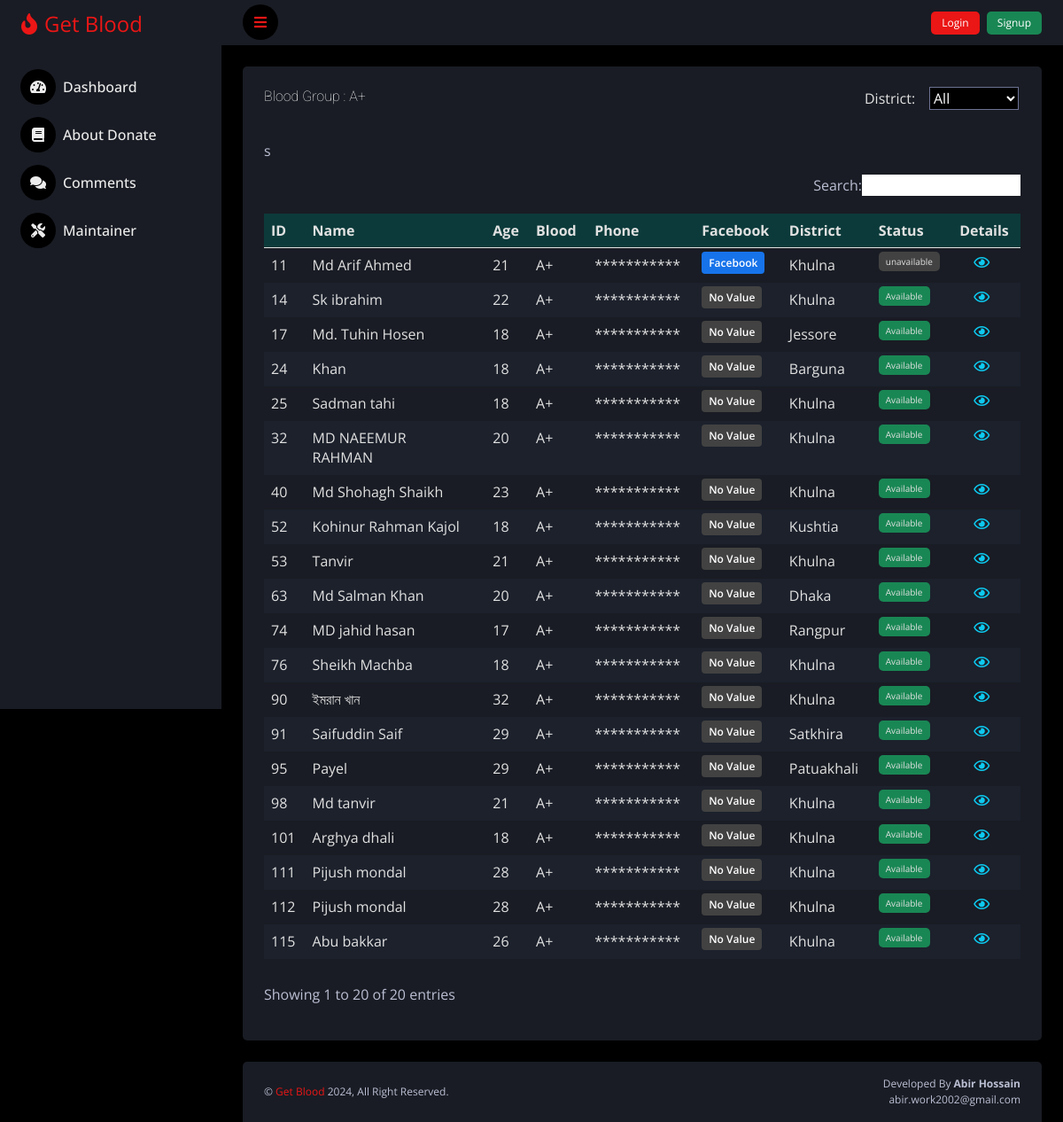
/index.php/search/a_positive, run on the app's committed database.
### tables this page shows
CREATE TABLE `tbl_blood` (
  `id` int(11) NOT NULL,
  `name` varchar(100) NOT NULL,
  `group_name` varchar(3) NOT NULL,
  `city` varchar(20) NOT NULL,
  `district` varchar(20) NOT NULL,
  `street` varchar(200) NOT NULL,
  `phone` varchar(11) NOT NULL,
  `age` varchar(3) NOT NULL,
  `type` varchar(10) NOT NULL DEFAULT 'Donor',
  `gender` varchar(10) NOT NULL,
  `status` varchar(12) NOT NULL DEFAULT 'Available',
  `password` varchar(12) NOT NULL,
  `facebook` varchar(255) DEFAULT NULL,
  `number_security` varchar(5) DEFAULT 'on',
  `last_donate_date` date DEFAULT NULL
);

### application/controllers/Search.php (called while the page is built, shortened)
<?php
class Search extends CI_Controller
{
     public function a_positive()
     {
          $data['table_title'] = 'Blood Group : A+';
          $this->load->model('Search_user');
          $data['user_data'] = $this->Search_user->show_a_positive();
          $this->load->view('table', $data);
     }
}

### index.php (called while the page is built, shortened)
<?php
require_once BASEPATH.'core/CodeIgniter.php';

### application/models/Search_user.php (called while the page is built, shortened)
<?php
class Search_user extends CI_Model
{
	public function show_a_positive()
	{
		$this->db->where('group_name', 'A+');
		$query = $this->db->get('tbl_blood');
		return $query;
	}
}

### application/views/table.php (the view, shortened to what this page needs)
<div id="clickId" class="container-fluid position-relative d-flex p-0">
    <div class="content">
        <div class="container-fluid pt-4 px-4">
            <div class="row">
                <div class="col-12">
                    <div class="bg-secondary rounded h-100 p-4  position-relative">
                        <div class="d-flex align-items-center mb-4 j-570-b ">
                            <h6 class="mb-0 fw-lighter me-5"><?php echo $table_title; ?></h6>
                        </div>
                        <div class="table-responsive py-3">
                            <table class="table table-desktop-view pt-5" style="display: none;">
                                <thead>
                                    <tr style="background: #0c3a3a;">
                                        <th scope="col">ID</th>
                                        <th scope="col">Name</th>
                                        <th scope="col">Age</th>
                                        <th scope="col">Blood</th>
                                        <th scope="col">Phone</th>
                                        <th scope="col">Facebook</th>
                                        <th scope="col">District</th>
                                        <th scope="col">Status</th>
                                        <th scope="col">Details</th>
                                    </tr>
                                </thead>
                                <tbody>
                                    <?php
                                    foreach ($user_data->result() as $row) {
                                    ?>
                                        <tr>
                                            <td><?php echo $row->id; ?></td>
                                            <td class="td-name"><?php echo $row->name; ?></td>
                                            <td><?php echo $row->age; ?></td>
                                            <td><?php echo $row->group_name; ?></td>
                                            <td>
                                                <?php if ($row->status == 'Available' && isset($_SESSION['username'])) {
                                                    echo isset($row->number_security) ? $row->phone : '***********';
                                                } else {
                                                    echo '***********';
                                                }
                                                ?>
                                            </td>
                                            <td>
                                                <?php if (isset($_SESSION['username'])) { ?>
                                                    <?php
                                                    if ($row->facebook != null) {
                                                        echo '<a class="facebook-link fs-12 p-1 px-2" href="' . $row->facebook . '">Facebook</a>';
                                                    } else {
                                                        echo '<a class="facebook-link bg-gray fs-12 p-1 px-2 " href="javascript:;">No Value</a>';
                                                    }
                                                    ?>
                                                <?php }else{?>
                                                    <?php
                                                    if ($row->facebook != null) {
                                                        echo '<a class="facebook-link fs-12 p-1 px-2" onclick="warning()" href="javascript:;">Facebook</a>';
                                                    } else {
                                                        echo '<a class="facebook-link bg-gray fs-12 p-1 px-2 " href="javascript:;">No Value</a>';
                                                    }
                                                    ?>
                                                <?php }?>
                                            </td>
                                            <td><?php echo $row->district; ?></td>
                                            <td>
                                                <?php
                                                if ($row->status == null) {
                                                    echo "";
                                                } else {
                                                    if ($row->status == 'Available') {
                                                        echo "<span class='bg-success p-1 px-2 rounded fs-10'>$row->status</span>";
                                                    } else {
                                                        echo "<span class='bg-gray p-1 px-2 rounded fs-10'>$row->status</span>";
                                                    }
                                                }
                                                ?>
                                            </td>
                                            <td class="ps-4">
                                                <?php if (isset($_SESSION['username'])) { ?>
                                                    <a class="text-info  md-ripples px-3" href="<?php echo base_url() ?>donor-profile/<?php echo $row->id; ?>"><i class="far fa-eye"></i></a>
                                                <?php } else { ?>
                                                    <a class="text-info" onclick="warning()" href="javascript:;"><i class="far fa-eye"></i></a>
                                                <?php } ?>
                                            </td>
                                        </tr>
                                    <?php } ?>
                                </tbody>
                                <tfoot>
                                    <tr>
                                        <th></th>
                                    </tr>
                                </tfoot>
                            </table>
                        </div>
                    </div>
                </div>
            </div>
        </div>
    </div>
</div>

### assets/css/style.css (style rules this page uses)
* { margin: 0; padding: 0; }
body { color: #bbbfd3!important; }
.bg-gray { background-color: #424242 !important; }
.fs-10 { font-size: 10px; }
.fs-12 { font-size:12px; }
.table { color: #e1e1e1 !important; border-color: transparent !important; }
tr:nth-child(even) { background-color: #1c212c; }
.facebook-link { color: #ffffff; background: #1773EA; font-weight: 600; padding: 1px 10px; border-radius: 4px; }

### application/views/table.php (style rules this page uses)
tfoot { position: absolute; top: 15px; right: 18px; }
tfoot:before { content: "District:"; background: #d51c1c00; position: absolute; top: 0; left: -65px; width: 100%; height: 100%; display: flex; align-items: center; }
.table>thead { border-bottom: 1px solid; }
.td-name { display: block; width: 190px; }

### data on the page
tbl_blood: id "11", name "Md Arif Ahmed", age "21", group_name "A+", shows "Facebook", district "Khulna", status "unavailable"
tbl_blood: id "14", name "Sk ibrahim", age "22", group_name "A+", shows "No Value", district "Khulna", status "Available"
tbl_blood: id "17", name "Md. Tuhin Hosen", age "18", group_name "A+", shows "No Value", district "Jessore", status "Available"
tbl_blood: id "24", name "Khan", age "18", group_name "A+", shows "No Value", district "Barguna", status "Available"
tbl_blood: id "25", name "Sadman tahi", age "18", group_name "A+", shows "No Value", district "Khulna", status "Available"
tbl_blood: id "32", name "MD NAEEMUR RAHMAN", age "20", group_name "A+", facebook "No Value", district "Khulna", status "Available"
tbl_blood: id "40", name "Md Shohagh Shaikh", age "23", group_name "A+", shows "No Value", district "Khulna", status "Available"
tbl_blood: id "52", name "Kohinur Rahman Kajol", age "18", group_name "A+", shows "No Value", district "Kushtia", status "Available"
tbl_blood: id "53", name "Tanvir", age "21", group_name "A+", shows "No Value", district "Khulna", status "Available"
tbl_blood: id "63", name "Md Salman Khan", age "20", group_name "A+", shows "No Value", district "Dhaka", status "Available"
tbl_blood: id "74", name "MD jahid hasan", age "17", group_name "A+", shows "No Value", district "Rangpur", status "Available"
tbl_blood: id "76", name "Sheikh Machba", age "18", group_name "A+", shows "No Value", district "Khulna", status "Available"
tbl_blood: id "90", name "ইমরান খান", age "32", group_name "A+", shows "No Value", district "Khulna", status "Available"
tbl_blood: id "91", name "Saifuddin Saif", age "29", group_name "A+", shows "No Value", district "Satkhira", status "Available"
tbl_blood: id "95", name "Payel", age "29", group_name "A+", shows "No Value", district "Patuakhali", status "Available"
tbl_blood: id "98", name "Md tanvir", age "21", group_name "A+", shows "No Value", district "Khulna", status "Available"
tbl_blood: id "101", name "Arghya dhali", age "18", group_name "A+", shows "No Value", district "Khulna", status "Available"
tbl_blood: id "111", name "Pijush mondal", age "28", group_name "A+", shows "No Value", district "Khulna", status "Available"
tbl_blood: id "112", name "Pijush mondal", age "28", group_name "A+", shows "No Value", district "Khulna", status "Available"
tbl_blood: id "115", name "Abu bakkar", age "26", group_name "A+", shows "No Value", district "Khulna", status "Available"

### other printed values
$table_title "Blood Group : A+"
